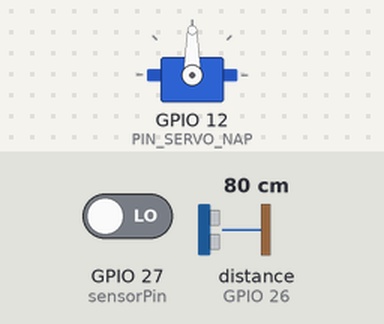
Recording of a program running on a simulated ESP32. Parts: servo. Wiring (from diagram.json): ultrasonic range finder: trigger GPIO 25; echo GPIO 26. The test bench sets the inputs (shaded band); at power-on: distance to the obstacle (sensor on GPIO 26) 80 cm, GPIO 27 (sensorPin) LOW. The echo pulse lasts 58.3 µs per cm; WiFi joins after 1.5 s; servers stay silent unless stated; what the program prints to the serial monitor is not drawn.

Above: at 2.7 s.
2.8 s: distance to the obstacle (sensor on GPIO 26) set to 34 cm
6.6 s: distance to the obstacle (sensor on GPIO 26) set to 27 cm
At 8.6 s:
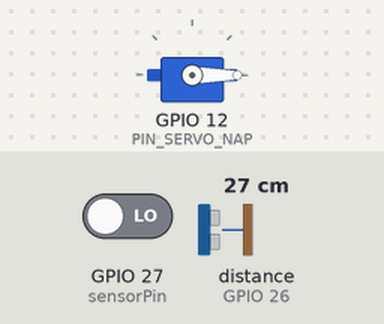
Timing chart, 0 to 14.0 s (numbered marks = the images above; inputs shaded):
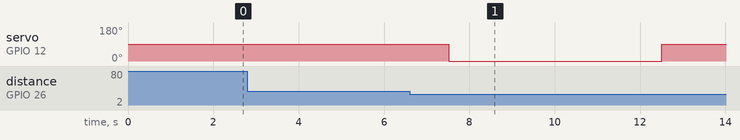

Measured:
- the behaviour switches between 31 and 30 cm on distance to the obstacle (sensor on GPIO 26) (found by bisection; images 0 and 1)
- after the input at 2.8 s, every drawn part: stays the same
- after the input at 6.6 s, servo on GPIO 12 (PIN_SERVO_NAP): 90° → 0° after 0.91 s, → 90° 5.0 s later

The program:

main.cpp
```cpp
#include <Arduino.h>
#include <WiFi.h>
#include <HTTPClient.h>
#include <ESP32Servo.h>

const char* ssid = "Wokwi-GUEST";
const char* password = "";

String firebaseBaseUrl = "https://iot-smart-trash-212d9-default-rtdb.firebaseio.com";

int sensorPin = 27;

Servo servoNap;
#define PIN_SERVO_NAP 12

#define TRIG_NAP 25
#define ECHO_NAP 26

const int LID_OPEN_DISTANCE_CM = 30;
const int LID_RESET_DISTANCE_CM = 35;
const unsigned long PIR_TRIGGER_COOLDOWN_MS = 12000;

bool lidAlreadyOpened = false;
unsigned long lastPirTriggerMs = 0;

int doKhoangCach(int trigPin, int echoPin) {
  digitalWrite(trigPin, LOW);
  delayMicroseconds(2);
  digitalWrite(trigPin, HIGH);
  delayMicroseconds(10);
  digitalWrite(trigPin, LOW);

  long duration = pulseIn(echoPin, HIGH, 30000);
  if (duration == 0) return 999;

  return duration * 0.034 / 2;
}

void putFirebase(String path, String jsonValue) {
  if (WiFi.status() != WL_CONNECTED) {
    Serial.println("[Firebase PUT] WiFi mat ket noi, bo qua " + path);
    return;
  }

  HTTPClient http;
  http.begin(firebaseBaseUrl + path);
  http.setTimeout(3000);
  http.addHeader("Content-Type", "application/json");
  int httpCode = http.PUT(jsonValue);
  Serial.print("[Firebase PUT] ");
  Serial.print(path);
  Serial.print(" = ");
  Serial.print(jsonValue);
  Serial.print(" -> HTTP ");
  Serial.println(httpCode);
  http.end();
}

String getFirebase(String path) {
  String payload = "";
  if (WiFi.status() != WL_CONNECTED) return payload;

  HTTPClient http;
  http.begin(firebaseBaseUrl + path);
  http.setTimeout(3000);
  int httpCode = http.GET();
  if (httpCode > 0) {
    payload = http.getString();
    payload.replace("\"", "");
  }
  return payload;
}

void setup() {
  Serial.begin(115200);
  Serial.println("\n=== TANG_TREN FIREBASE TRIGGER V2 ===");
  pinMode(sensorPin, INPUT);
  pinMode(TRIG_NAP, OUTPUT);
  pinMode(ECHO_NAP, INPUT);

  servoNap.attach(PIN_SERVO_NAP);
  servoNap.write(90);

  Serial.print("Connecting to WiFi");
  WiFi.begin(ssid, password, 6);
  while (WiFi.status() != WL_CONNECTED) {
    delay(500);
    Serial.print(".");
  }
  Serial.println(" Connected!");
  Serial.println("Dang doc cam bien nap/PIR va gui sensors/pir/obstacle len Firebase...");
}

void loop() {
  int khoangCachNap = doKhoangCach(TRIG_NAP, ECHO_NAP);

  if (khoangCachNap > 0 && khoangCachNap < LID_OPEN_DISTANCE_CM && !lidAlreadyOpened) {
    Serial.println("Moi bo rac vao!");
    servoNap.write(0);
    delay(5000);
    servoNap.write(90);
    lidAlreadyOpened = true;
    Serial.println("Da dong nap, cho cam bien ra xa de mo lai lan tiep theo.");
  }

  if (khoangCachNap >= LID_RESET_DISTANCE_CM || khoangCachNap == 999) {
    if (lidAlreadyOpened) {
      Serial.println("Cam bien nap da ra xa, san sang mo nap lan moi.");
    }
    lidAlreadyOpened = false;
  }

  int pirState = digitalRead(sensorPin);
  Serial.print("PIR state: ");
  Serial.println(pirState);
  delay(2000);

  if (pirState == 1 && WiFi.status() == WL_CONNECTED && millis() - lastPirTriggerMs > PIR_TRIGGER_COOLDOWN_MS) {
    Serial.println("\n[ESP32 Tang tren] Co rac, gui obstacle = 1 len Firebase...");
    putFirebase("/sensors/pir/obstacle.json", "1");
    lastPirTriggerMs = millis();


    delay(5000);
    Serial.println("[ESP32 Tang tren] Dang cho tang_duoi xu ly xong...");

    // Vòng lặp chờ tang_duoi set obstacle về 0
    String obstacleStatus = "1";

    // Chỉ cần kiểm tra obstacleStatus khác "0" (và khác rỗng phòng trường hợp lỗi mạng)
    while (obstacleStatus != "0" && obstacleStatus != "") {
      delay(1000); // Đợi 1 giây trước mỗi lần hỏi lại Firebase để tránh quá tải
      Serial.print(".");
      obstacleStatus = getFirebase("/sensors/pir/obstacle.json");
    }

    Serial.println("\n[ESP32 Tang tren] Tang duoi da xu ly xong. He thong san sang cho lan tiep theo!");

    // Cập nhật lại mốc thời gian cooldown sau khi mọi thứ đã hoàn tất
    // Giúp tránh việc PIR bị nhận nhầm thao tác cơ khí của tầng dưới thành rác
    lastPirTriggerMs = millis();
  }
  delay(1000);
}
```
